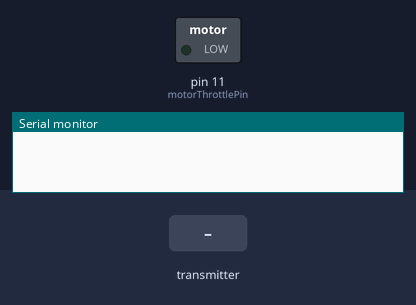
A sketch run on a simulated Arduino Uno, built with avr-gcc and run on an emulated ATmega328P. On the bench: switched loads named in the sketch (green lamp = pin HIGH), the last lines printed to the serial monitor. The inputs (shaded band) are chosen by the test bench. No radio packets arrive unless stated.

Above: at 1.2 s.
1.3 s: the transmitter starts sending message.0 = 0
3.2 s: the transmitter starts sending message.1 = 256
4.7 s: the transmitter starts sending message.0 = 1023
At 5.7 s:
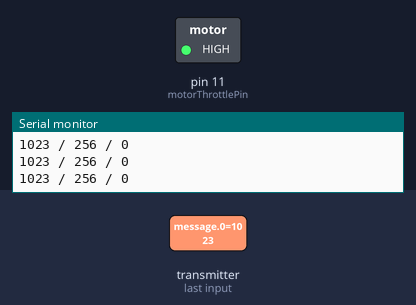
6.2 s: the transmitter starts sending message.2 = 256
7.7 s: the transmitter starts sending message.1 = 0
At 8.0 s:
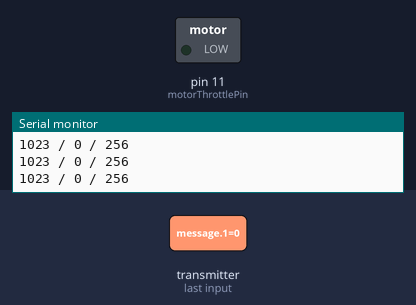
9.2 s: the transmitter starts sending message.2 = 0
Timing chart, 0 to 11.7 s (numbered marks = the images above; inputs shaded):
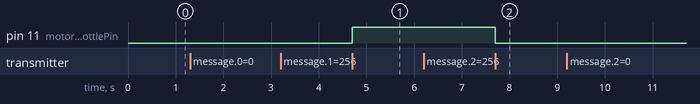

Measured:
- after the input at 4.7 s, pin 11 (motorThrottlePin): LOW → HIGH at once
- after the input at 7.7 s, pin 11 (motorThrottlePin): HIGH → LOW at once

The sketch:

Havict_Rc_Car.ino
```cpp
#include <SPI.h>
#include <nRF24L01.h>
#include <RF24.h>
#include <Servo.h>

RF24 radio(5,8);

Servo steeringServo;

const int motorControlPin1 = 2;
const int motorControlPin2 = 4;
const int motorThrottlePin = 11;

const byte address[6] = "00001";

void setup() {
  Serial.begin(9600);

  radio.begin();
  radio.openReadingPipe(0,address);
  radio.setPALevel(RF24_PA_MAX);
  radio.setDataRate(RF24_250KBPS);
  radio.startListening();
}

void loop() {

  if (radio.available()) {
    int message[3];

    radio.read(&message, sizeof(message));

    int throttle = message[0];
    int direction = message[1];
    int steering = message[2];

    // Debug info:
    Serial.print(throttle);
    Serial.print(" / ");
    Serial.print(direction);
    Serial.print(" / ");
    Serial.println(steering);

    if (direction < 0) {
      digitalWrite(2, HIGH);
      digitalWrite(4, LOW);
      analogWrite(motorThrottlePin, throttle);
    }
    else if (direction > 0) {
      digitalWrite(2, LOW);
      digitalWrite(4, HIGH);
      analogWrite(motorThrottlePin, throttle);
    }
    else {
      digitalWrite(2, LOW);
      digitalWrite(4, LOW);
      analogWrite(motorThrottlePin, 0);
    }
  }
}
```
